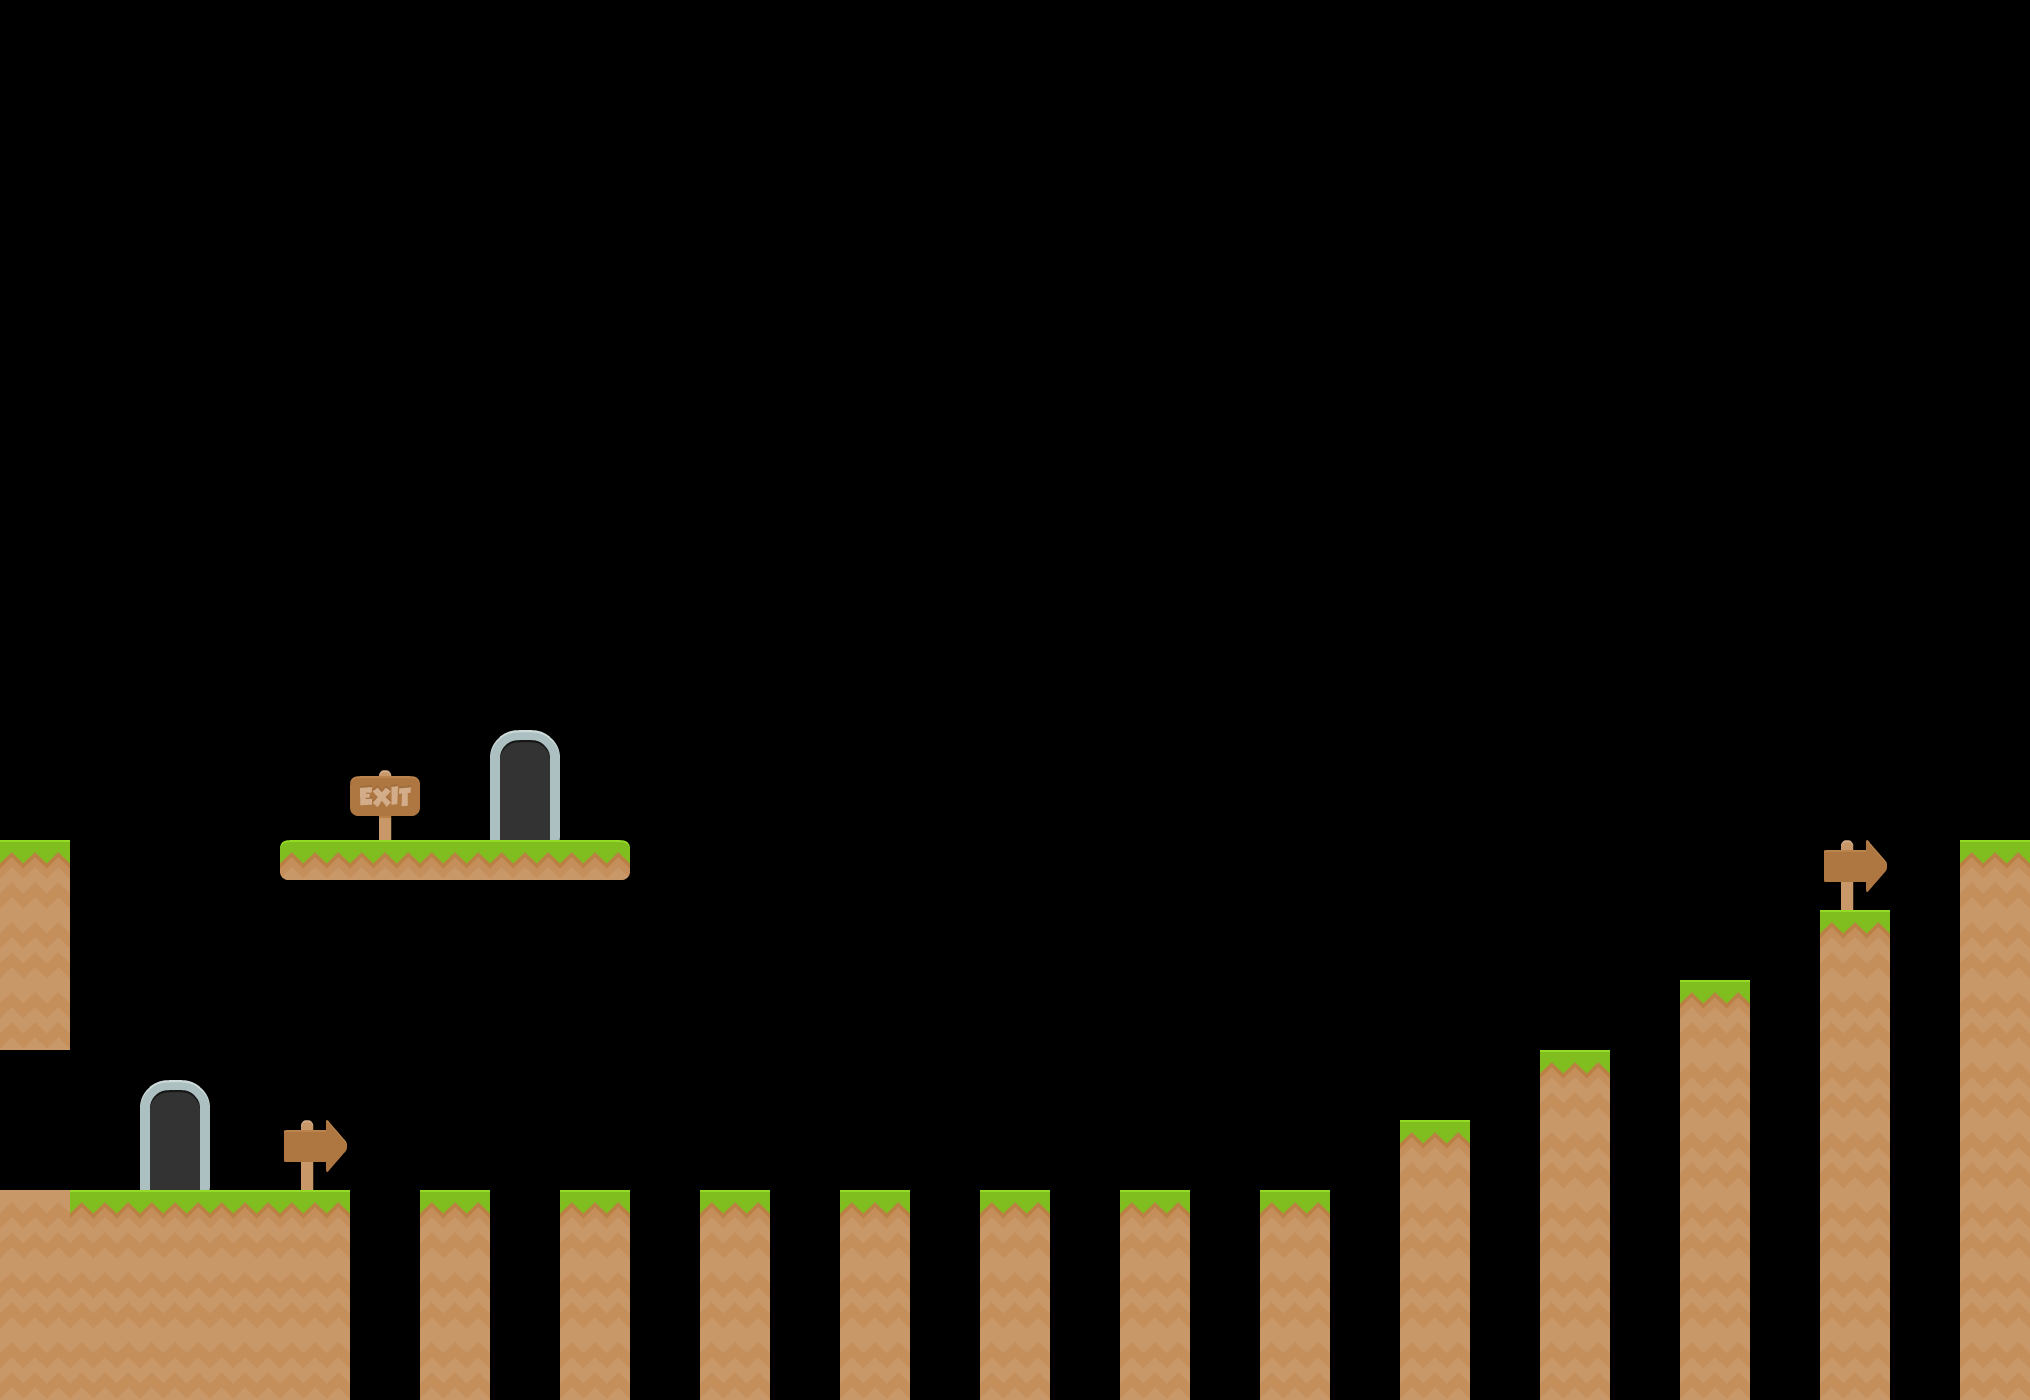

A level layout from a 2D game, rendered from its tile map. Below: a short description, then the map file with tile-grid data replaced by summaries:
An orthogonal 29x20 tile map with 70x70 px tiles, 4 tile layers (Colliders, Start, Exit, Decorations) and 16 objects.

<map version="1.5" tiledversion="1.6.0" orientation="orthogonal" renderorder="right-down" width="29" height="20" tilewidth="70" tileheight="70" infinite="0" nextlayerid="8" nextobjectid="8">
 <editorsettings>
  <export target="normal6.json" format="json" />
 </editorsettings>
 <tileset firstgid="1" name="tiles" tilewidth="70" tileheight="70" spacing="4" margin="1" tilecount="156" columns="12">
  <image source="../../../images/spritesheets/tiles.png" trans="ff00ff" width="886" height="960" />
  <tile id="2">
   <objectgroup draworder="index" id="2">
    <object id="1" x="0" y="0" width="70" height="40" />
   </objectgroup>
  </tile>
  <tile id="14">
   <objectgroup draworder="index" id="2">
    <object id="1" x="0" y="0" width="70" height="40" />
   </objectgroup>
  </tile>
  <tile id="15">
   <objectgroup draworder="index" id="2">
    <object id="1" x="0" y="50" width="70" height="20" />
   </objectgroup>
  </tile>
  <tile id="26">
   <objectgroup draworder="index" id="2">
    <object id="1" x="0" y="0" width="70" height="40" />
   </objectgroup>
  </tile>
  <tile id="44">
   <objectgroup draworder="index" id="2">
    <object id="1" x="0" y="0" width="70" height="40" />
   </objectgroup>
  </tile>
  <tile id="45">
   <objectgroup draworder="index" id="2">
    <object id="1" x="0" y="30" width="70" height="40" />
   </objectgroup>
  </tile>
  <tile id="56">
   <objectgroup draworder="index" id="2">
    <object id="1" x="0" y="0" width="70" height="40" />
   </objectgroup>
  </tile>
  <tile id="57">
   <objectgroup draworder="index" id="2">
    <object id="1" x="0" y="0" width="70" height="70" />
   </objectgroup>
  </tile>
  <tile id="68">
   <objectgroup draworder="index" id="2">
    <object id="1" x="0" y="0" width="70" height="40" />
   </objectgroup>
  </tile>
  <tile id="71">
   <objectgroup draworder="index" id="2">
    <object id="1" x="0" y="0" width="70" height="40" />
   </objectgroup>
  </tile>
  <tile id="80">
   <objectgroup draworder="index" id="2">
    <object id="1" x="0" y="0" width="70" height="40" />
   </objectgroup>
  </tile>
  <tile id="117">
   <objectgroup draworder="index" id="2">
    <object id="1" x="0" y="0" width="70" height="40" />
   </objectgroup>
  </tile>
  <tile id="119">
   <objectgroup draworder="index" id="2">
    <object id="1" x="0" y="0" width="70" height="40" />
   </objectgroup>
  </tile>
  <tile id="124">
   <objectgroup draworder="index" id="2">
    <object id="1" x="0" y="45" width="70" height="25" />
   </objectgroup>
  </tile>
  <tile id="126">
   <objectgroup draworder="index" id="2">
    <object id="1" x="0" y="0" width="70" height="40" />
   </objectgroup>
  </tile>
  <tile id="145">
   <objectgroup draworder="index" id="2">
    <object id="1" x="0" y="0" width="70" height="40" />
   </objectgroup>
  </tile>
 </tileset>
 <layer id="1" name="Colliders" width="29" height="20">
  <data>[580 cells, 74 non-empty, 5 distinct tile ids]</data>
 </layer>
 <group id="6" name="Doors">
  <layer id="7" name="Start" width="29" height="20">
   <data>[580 cells, 2 non-empty, 2 distinct tile ids]</data>
  </layer>
  <layer id="5" name="Exit" width="29" height="20">
   <data>[580 cells, 2 non-empty, 2 distinct tile ids]</data>
  </layer>
 </group>
 <layer id="2" name="Decorations" width="29" height="20">
  <data>[580 cells, 3 non-empty, 2 distinct tile ids]</data>
 </layer>
</map>
